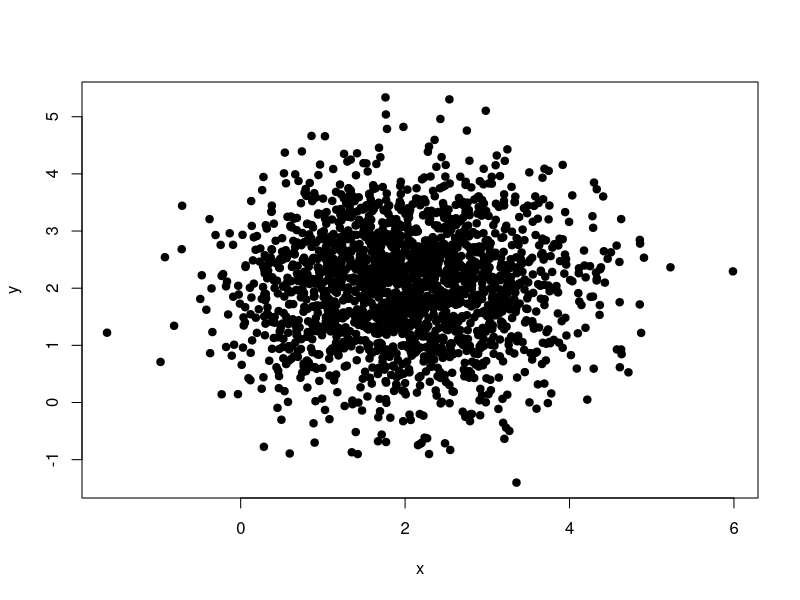
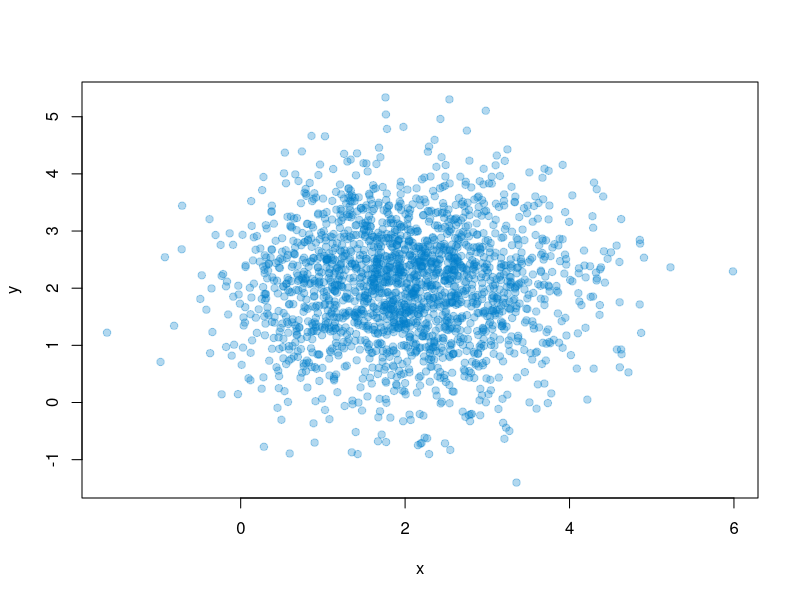
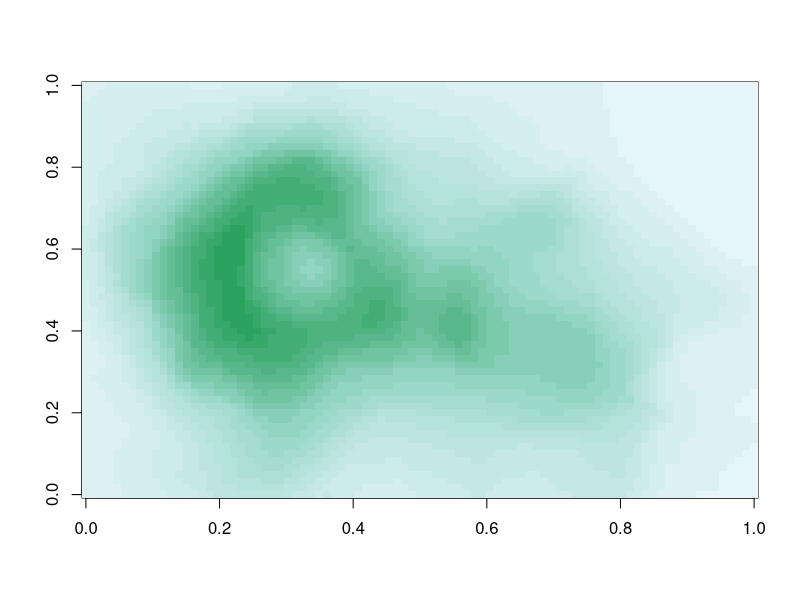
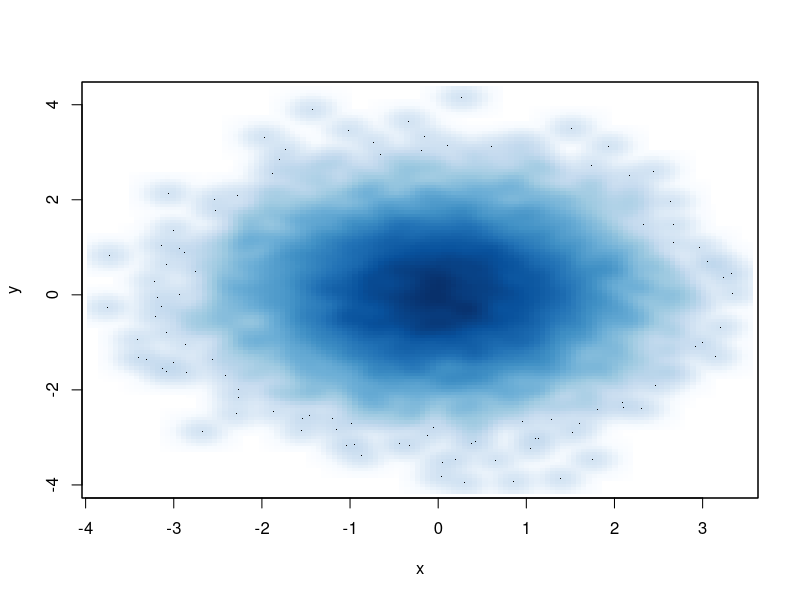

The R script that drew these images, in order:
## ---- chunk 1
# if you run colors() function, it will return 657 color names.
# colors()
## ---- chunk 2
sample(colors(), 10)
## ---- chunk 3
colorRamp("gray")
## ---- chunk 4
pal <- colorRamp(c("red","blue"))
pal(0)

# below[red green blue] like a spectrum; one end is red, the other end is blue
# so pal(0) is left end.
## ---- chunk 5
pal(1)
## ---- chunk 6
seq(0, 1, len =6)
## ---- chunk 7
pal(seq(0, 1, len =6))
## ---- chunk 8
p1 <- colorRampPalette(c("red", "blue"))

p1(2)
## ---- chunk 9
p1(6)

# left end is red, other end is blue. Others are interpolation
## ---- chunk 10
0xcc
## ---- chunk 11
p2 <- colorRampPalette(c("red", "yellow"))

p2(2)
## ---- chunk 12
p2(10)
## ---- chunk 13
p3 <- colorRampPalette(c("blue", "green"), alpha = .5)

p3(5)
## ---- chunk 14
rgb
## ---- chunk 15
x = rnorm(2000, mean = 2, sd = 1)
y = rnorm(2000, mean = 2, sd = 1)
plot(x, y, pch = 19)
## ---- chunk 16
#rgb 
plot(x,y,pch=19,col=rgb(red=0, green=.5, blue=.8, alpha = .3))
## ---- chunk 17
library(RColorBrewer)

cols <- brewer.pal(3, "BuGn")
cols
## ---- chunk 18
pal <- colorRampPalette(cols)
pal(20)
## ---- chunk 19
image(volcano, col=pal(20))
## ---- chunk 20
x <- rnorm(10000)
y <- rnorm(10000)
smoothScatter(x, y)
